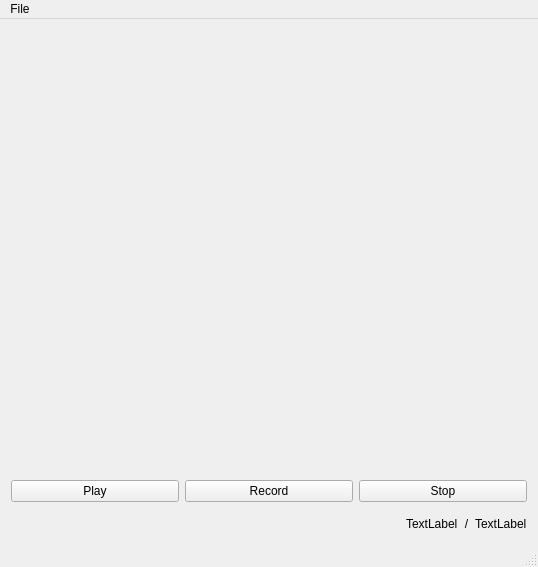
<?xml version="1.0" encoding="UTF-8"?>
<ui version="4.0">
 <class>MainWindow</class>
 <widget class="QMainWindow" name="MainWindow">
  <property name="geometry">
   <rect>
    <x>0</x>
    <y>0</y>
    <width>538</width>
    <height>567</height>
   </rect>
  </property>
  <property name="windowTitle">
   <string>MainWindow</string>
  </property>
  <widget class="QWidget" name="centralWidget">
   <layout class="QVBoxLayout" name="verticalLayout" stretch="250,250,80,0">
    <item>
     <layout class="QHBoxLayout" name="horizontalLayout">
      <item>
       <widget class="SoundEffectWidget" name="kickWidget" native="true"/>
      </item>
      <item>
       <widget class="SoundEffectWidget" name="snareWidget" native="true"/>
      </item>
     </layout>
    </item>
    <item>
     <layout class="QHBoxLayout" name="horizontalLayout_2">
      <item>
       <widget class="SoundEffectWidget" name="hihatWidget" native="true"/>
      </item>
      <item>
       <widget class="SoundEffectWidget" name="crashWidget" native="true"/>
      </item>
     </layout>
    </item>
    <item>
     <layout class="QHBoxLayout" name="horizontalLayout_3" stretch="0,0,0">
      <item>
       <widget class="QPushButton" name="playButton">
        <property name="text">
         <string>Play</string>
        </property>
        <property name="icon">
         <iconset resource="resource.qrc">
          <normaloff>:/res/play.png</normaloff>:/res/play.png</iconset>
        </property>
       </widget>
      </item>
      <item>
       <widget class="QPushButton" name="recordButton">
        <property name="text">
         <string>Record</string>
        </property>
        <property name="icon">
         <iconset resource="resource.qrc">
          <normaloff>:/res/record.png</normaloff>:/res/record.png</iconset>
        </property>
       </widget>
      </item>
      <item>
       <widget class="QPushButton" name="stopButton">
        <property name="text">
         <string>Stop</string>
        </property>
        <property name="icon">
         <iconset resource="resource.qrc">
          <normaloff>:/res/stop.png</normaloff>:/res/stop.png</iconset>
        </property>
       </widget>
      </item>
     </layout>
    </item>
    <item>
     <layout class="QHBoxLayout" name="horizontalLayout_4">
      <property name="topMargin">
       <number>6</number>
      </property>
      <item>
       <spacer name="horizontalSpacer">
        <property name="orientation">
         <enum>Qt::Horizontal</enum>
        </property>
        <property name="sizeHint" stdset="0">
         <size>
          <width>40</width>
          <height>20</height>
         </size>
        </property>
       </spacer>
      </item>
      <item>
       <widget class="QLabel" name="currentTimeLabel">
        <property name="maximumSize">
         <size>
          <width>16777215</width>
          <height>16777215</height>
         </size>
        </property>
        <property name="text">
         <string>TextLabel</string>
        </property>
       </widget>
      </item>
      <item>
       <widget class="QLabel" name="label">
        <property name="maximumSize">
         <size>
          <width>20</width>
          <height>16777215</height>
         </size>
        </property>
        <property name="text">
         <string>/</string>
        </property>
        <property name="alignment">
         <set>Qt::AlignCenter</set>
        </property>
       </widget>
      </item>
      <item>
       <widget class="QLabel" name="totalTimeLabel">
        <property name="maximumSize">
         <size>
          <width>16777215</width>
          <height>16777215</height>
         </size>
        </property>
        <property name="text">
         <string>TextLabel</string>
        </property>
       </widget>
      </item>
     </layout>
    </item>
   </layout>
  </widget>
  <widget class="QMenuBar" name="menuBar">
   <property name="geometry">
    <rect>
     <x>0</x>
     <y>0</y>
     <width>538</width>
     <height>22</height>
    </rect>
   </property>
   <widget class="QMenu" name="menuFile">
    <property name="title">
     <string>File</string>
    </property>
    <addaction name="saveProjectAsAction"/>
    <addaction name="loadProjectAction"/>
    <addaction name="exitAction"/>
   </widget>
   <addaction name="menuFile"/>
  </widget>
  <widget class="QStatusBar" name="statusBar"/>
  <action name="saveProjectAsAction">
   <property name="text">
    <string>Save Project As</string>
   </property>
  </action>
  <action name="loadProjectAction">
   <property name="text">
    <string>Load Project</string>
   </property>
  </action>
  <action name="exitAction">
   <property name="text">
    <string>Exit</string>
   </property>
  </action>
 </widget>
 <layoutdefault spacing="6" margin="11"/>
 <customwidgets>
  <customwidget>
   <class>SoundEffectWidget</class>
   <extends>QWidget</extends>
   <header>SoundEffectWidget.h</header>
   <container>1</container>
  </customwidget>
 </customwidgets>
 <resources>
  <include location="resource.qrc"/>
 </resources>
 <connections/>
</ui>
